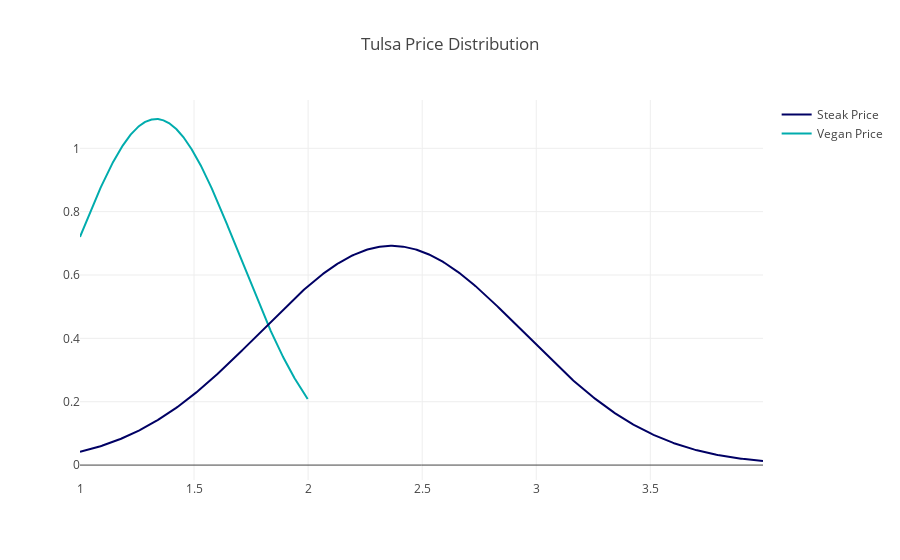

The cell this chart's notebook holds for it:
### Code cell
tul1 = df[(df['city']=='tulsa')&(df['category']=='vegan')]['price']  
tul2 = df[(df['city']=='tulsa')&(df['category']=='steak')]['price']  
hist_data = [tul1, tul2]

group_labels = ['Vegan Price', 'Steak Price']

colors = ['rgb(0,172, 173)', 'rgb(0, 0, 100)']
tul_fig1 = ff.create_distplot(hist_data, group_labels, bin_size=.2, colors=colors, show_hist=False, curve_type='normal', show_rug=False)
tul_fig1['layout'].update(title='Tulsa Price Distribution')

plotly.offline.iplot(tul_fig1, filename='Distplot with Multiple Datasets')

### Figure 1 — Plotly figure (JSON) as saved in the notebook; plotly's stock layout.template omitted (floating-point values rounded to 4 significant figures; data arrays with more than 128 entries replaced by an {"elided": "..."} marker saying what was removed)
{"data": [{"legendgroup": "Vegan Price", "marker": {"color": "rgb(0,172, 173)"}, "mode": "lines", "name": "Vegan Price", "showlegend": true, "type": "scatter", "uid": "d1968722-313b-11e9-990a-8c859007c3ad", "x": {"elided": "500 float values"}, "xaxis": "x", "y": {"elided": "500 float values"}, "yaxis": "y"}, {"legendgroup": "Steak Price", "marker": {"color": "rgb(0, 0, 100)"}, "mode": "lines", "name": "Steak Price", "showlegend": true, "type": "scatter", "uid": "d19688b4-313b-11e9-93d9-8c859007c3ad", "x": {"elided": "500 float values"}, "xaxis": "x", "y": {"elided": "500 float values"}, "yaxis": "y"}], "layout": {"barmode": "overlay", "hovermode": "closest", "legend": {"traceorder": "reversed"}, "title": "Tulsa Price Distribution", "xaxis": {"anchor": "y2", "domain": [0, 1], "zeroline": false}, "yaxis": {"anchor": "free", "domain": [0, 1], "position": 0}}}
